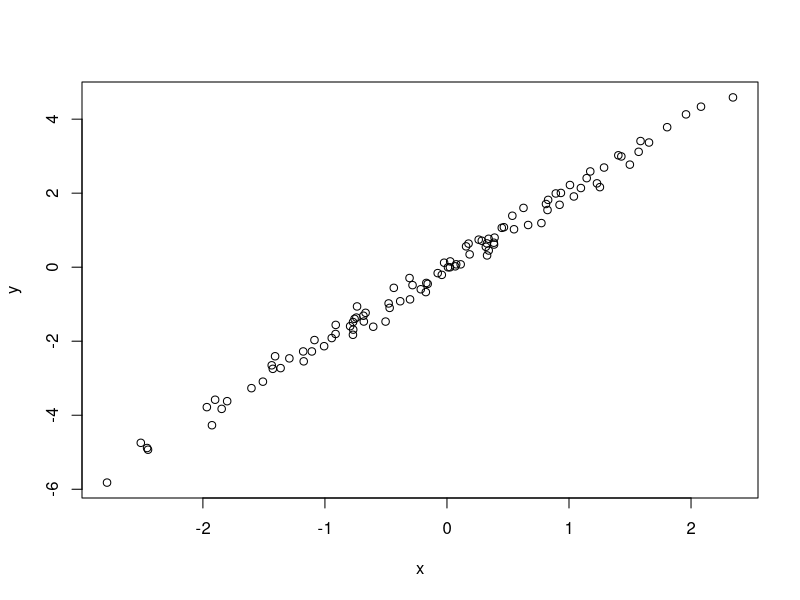
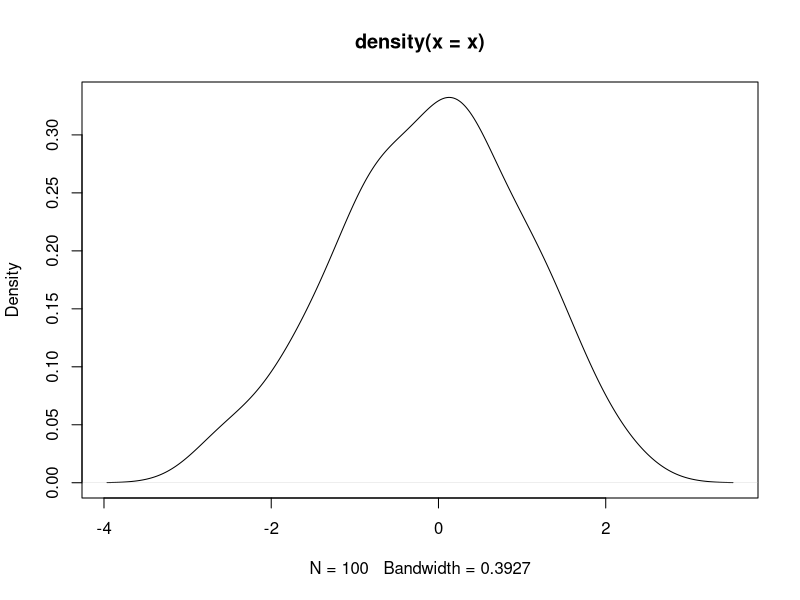
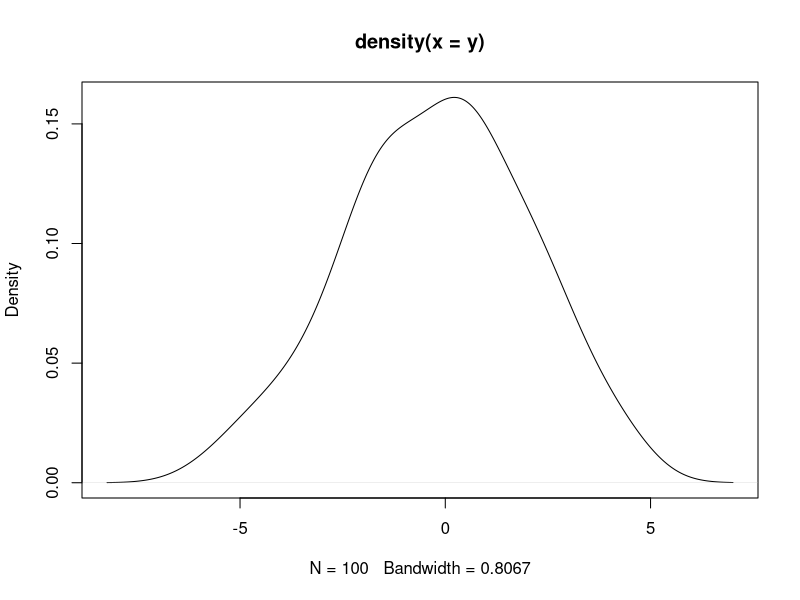

Write R code to recreate these figures, in order.
# Simulate and plot data
# Tomasz Wlodarczyk
# twlodarczyk@arizona.edu
# 2023-02-14

# Simulate predictor variable

x <- rnorm(n=100)


# Simulate response variable with some noise

y <- 2*x + rnorm(n =100, sd=0.2)

# Plot the data

plot(x=x, y=y)

plot(density(x))
plot(density(y))
#shapiro.test(x)